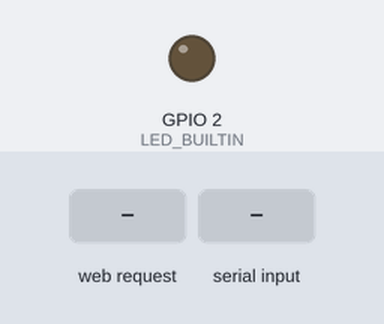
Bench run of a sketch on a simulated ESP8266 (NodeMCU). On the bench: output pins drawn as LEDs (lit = HIGH, except the on-board LED, lit = LOW). The test bench sets the inputs (shaded band). WiFi joins after 1.5 s; servers stay silent unless stated; what the sketch prints to the serial monitor is not drawn.

Above: at 0.3 s.
At 2.7 s:
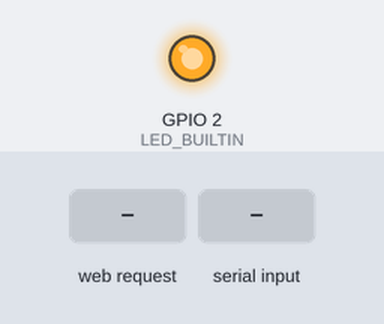
2.8 s: HTTP request GET / received
5.8 s: "1\n" received over Serial
At 6.2 s:
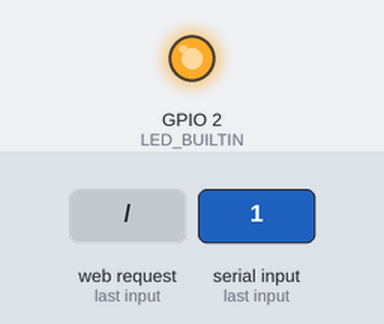
7.3 s: HTTP request GET /data received
Timing chart, 0 to 10.3 s (numbered marks = the images above; inputs shaded):
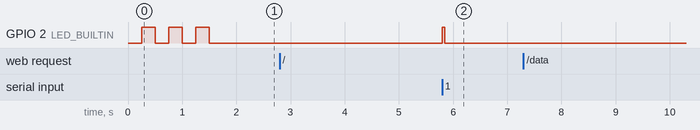

The sketch:

esp8266.ino
```cpp
#include <ESP8266WiFi.h>
#include <ESP8266WebServer.h>
#include <ArduinoJson.h>

// Configurações do WiFi
const char* ssid = "seu SSID do wifi aqui";
const char* password = "senha do wifi aqui";

// Servidor Web na porta 80
ESP8266WebServer server(80);

DynamicJsonDocument doc(256); // Pode aumentar se o JSON for maior

// Buffer para dados do GPS
String lastGPSData = "{}";

void setup() {
  // Configura o LED embutido
  pinMode(LED_BUILTIN, OUTPUT);
  digitalWrite(LED_BUILTIN, HIGH);  // LED começa desligado (lógica invertida)

  // Inicializa Serial para comunicação com Arduino e debug
  Serial.begin(9600);
  Serial.println("\n\nIniciando ESP01...");

  // Conecta ao WiFi
  Serial.print("Conectando ao WiFi ");
  Serial.println(ssid);

  WiFi.begin(ssid, password);

  // Aguarda conexão, piscando LED
  while (WiFi.status() != WL_CONNECTED) {
    digitalWrite(LED_BUILTIN, LOW);   // Liga LED
    Serial.print(".");
    delay(250);
    digitalWrite(LED_BUILTIN, HIGH);  // Desliga LED
    delay(250);
  }

  // LED fica aceso quando conectado
  digitalWrite(LED_BUILTIN, LOW);

  // Mostra informações da conexão
  Serial.println("\nWiFi conectado!");
  Serial.print("IP: ");
  Serial.println(WiFi.localIP());
  Serial.print("Força do sinal: ");
  Serial.println(WiFi.RSSI());

  // Configura rotas do servidor
  server.on("/", HTTP_GET, handleRoot);
  server.on("/data", HTTP_GET, handleData);

  // Inicia o servidor
  server.begin();
  Serial.println("Servidor HTTP iniciado");
}

void loop() {
  // Gerencia servidor web
  server.handleClient();

   if (Serial.available()) {
    String data = Serial.readStringUntil('\n');

    DeserializationError error = deserializeJson(doc, data);   // Adicionei essa validação mais limpa pra reconhecer o Json.

    if (!error) {
      Serial.println("Dados JSON válidos recebidos: " + data);
      lastGPSData = data;

      // Pisca LED ao receber dados válidos
      digitalWrite(LED_BUILTIN, HIGH);
      delay(50);
      digitalWrite(LED_BUILTIN, LOW);
    } else {
      Serial.println("Erro: dados inválidos, não é JSON.");
    }
   }


  // Verifica status do Arduino periodicamente
  static unsigned long lastCheck = 0;
  if (millis() - lastCheck > 5000) {  // A cada 5 segundos
    Serial.println("Verificando status do Arduino...");
    Serial.println("STATUS");
    lastCheck = millis();
  }

  // Se perder conexão WiFi, pisca LED rapidamente e tenta reconectar
  if (WiFi.status() != WL_CONNECTED) {
    Serial.println("Conexão WiFi perdida! Tentando reconectar...");
    WiFi.begin(ssid, password);

    while (WiFi.status() != WL_CONNECTED) {
      digitalWrite(LED_BUILTIN, LOW);
      delay(100);
      digitalWrite(LED_BUILTIN, HIGH);
      delay(100);
      Serial.print(".");
    }
    Serial.println("\nWiFi reconectado!");
  }
}

void handleRoot() {
  Serial.println("Página principal acessada");
  String html = "<html><head>";
  html += "<title>SOS-s GPS Tracker</title>";
  html += "<meta http-equiv='refresh' content='5'>";
  html += "<style>body{font-family:Arial;margin:20px;}</style>";
  html += "</head><body>";
  html += "<h1>SOS-s GPS Tracker</h1>";
  html += "<div id='data'>" + lastGPSData + "</div>";
  html += "</body></html>";

  server.send(200, "text/html", html);
}

void handleData() {
  Serial.println("Endpoint /data acessado");
  server.send(200, "application/json", lastGPSData);
}
```

Measured:
- after the input at 2.8 s, every drawn part: stays the same
- after the input at 5.8 s, GPIO 2 (LED_BUILTIN): LOW → HIGH at once, → LOW 0.05 s later
- after the input at 7.3 s, every drawn part: stays the same
